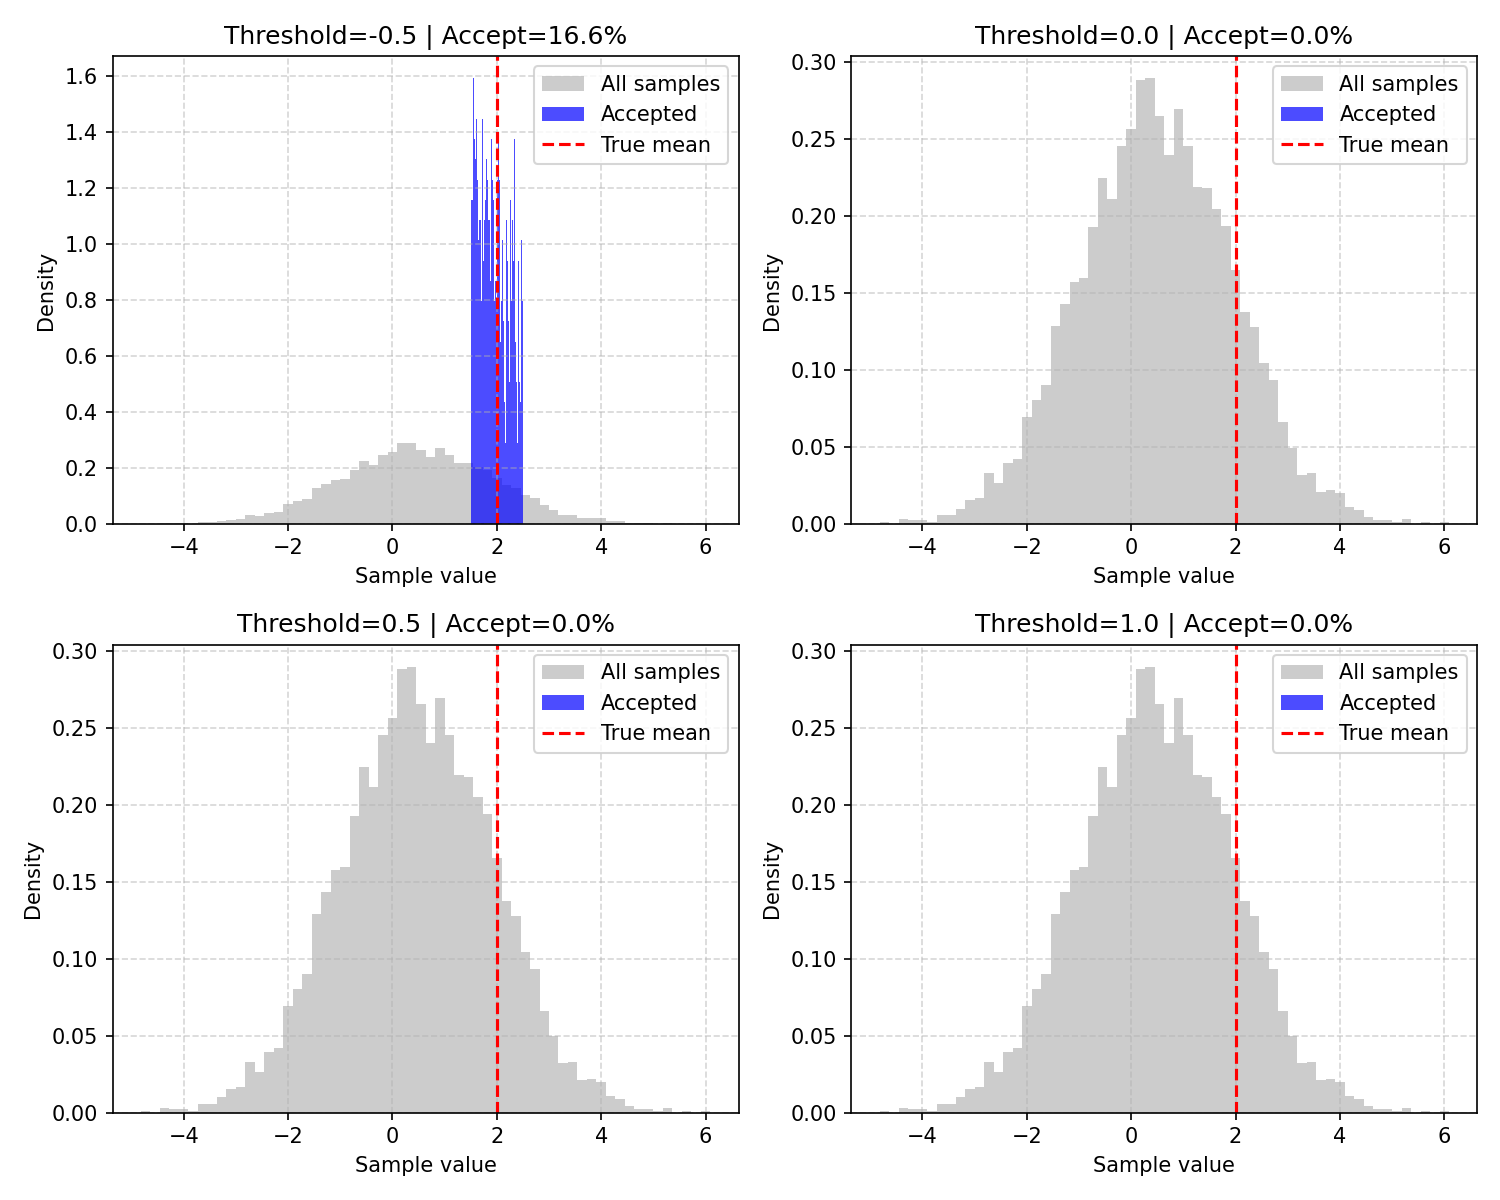

This figure's Python source:
"""
Phase 102: Synthetic Data Bootstrapping
NumPy simulation of rejection sampling.
Generate samples from a distribution, keep only those above a threshold.
Show how this shifts the effective distribution.
"""

import numpy as np
import matplotlib
matplotlib.use("Agg")
import matplotlib.pyplot as plt
import os

np.random.seed(102)


def generate_samples(n, mean=0.0, std=1.0):
    """Generate samples from a Gaussian."""
    return np.random.normal(mean, std, size=n)


def verifier_scores(samples, true_mean=2.0):
    """
    Verifier scores samples by negative distance to a true_mean.
    Higher score is better.
    """
    return -np.abs(samples - true_mean)


def rejection_sample(samples, scores, threshold):
    """Keep samples with score >= threshold."""
    mask = scores >= threshold
    return samples[mask], scores[mask]


def simulate_synthetic_data_bootstrapping(output_dir="."):
    n_total = 5000
    samples = generate_samples(n_total, mean=0.5, std=1.5)
    scores = verifier_scores(samples, true_mean=2.0)

    thresholds = [-0.5, 0.0, 0.5, 1.0]

    fig, axes = plt.subplots(2, 2, figsize=(10, 8))
    axes = axes.flatten()

    for idx, thresh in enumerate(thresholds):
        accepted, acc_scores = rejection_sample(samples, scores, thresh)
        acceptance_rate = len(accepted) / n_total

        ax = axes[idx]
        ax.hist(samples, bins=60, alpha=0.4, color="gray", label="All samples", density=True)
        ax.hist(accepted, bins=60, alpha=0.7, color="blue", label="Accepted", density=True)
        ax.axvline(2.0, color="red", linestyle="--", label="True mean")
        ax.set_title(f"Threshold={thresh:.1f} | Accept={acceptance_rate:.1%}")
        ax.set_xlabel("Sample value")
        ax.set_ylabel("Density")
        ax.legend()
        ax.grid(True, linestyle="--", alpha=0.5)

    plt.tight_layout()
    out_path = os.path.join(output_dir, "phase102_synthetic_data.png")
    plt.savefig(out_path, dpi=150)
    plt.close()
    print(f"Saved plot to {out_path}")

    # Self-improvement loop simulation
    print("\nSelf-Improvement Loop Simulation:")
    current_mean = 0.5
    for step in range(5):
        s = generate_samples(2000, mean=current_mean, std=1.2)
        sc = verifier_scores(s, true_mean=2.0)
        accepted, _ = rejection_sample(s, sc, threshold=-1.0)
        if len(accepted) > 0:
            current_mean = np.mean(accepted)
        print(f"  Step {step+1}: mean={current_mean:.3f}, accepted={len(accepted)/2000:.1%}")


if __name__ == "__main__":
    script_dir = os.path.dirname(os.path.abspath(__file__))
    simulate_synthetic_data_bootstrapping(output_dir=script_dir)
